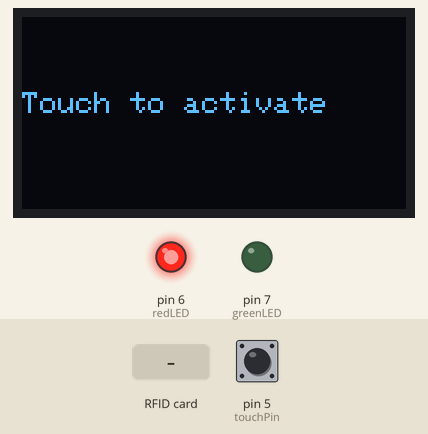
The sketch below on a simulated Arduino Uno, built with avr-gcc and run on an emulated ATmega328P. Shown: 128×64 one-colour display, output pins drawn as LEDs (lit = HIGH). Inputs (shaded band) come from the test bench; at power-on: pin 5 (touchPin) LOW. Pins used as bus, display or sensor lines are not drawn; what the sketch prints to the serial monitor is not drawn.

Above: at 1.3 s.
1.4 s: pin 5 (touchPin) pulled HIGH for 0.15 s
At 1.8 s:
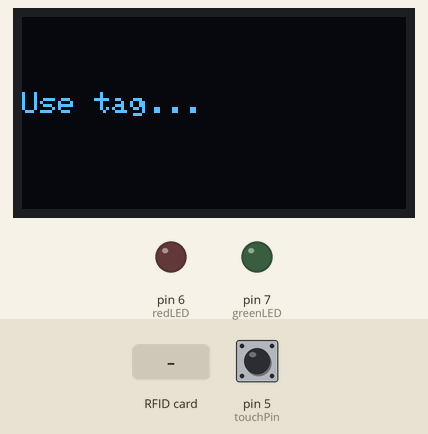
4.5 s: RFID card 5E 7A 19 C4 held to the reader
At 5.8 s:
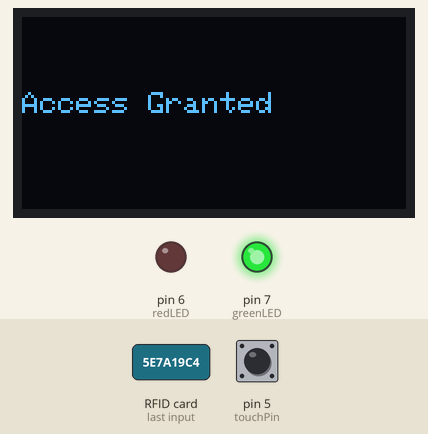
7.5 s: pin 5 (touchPin) pulled HIGH for 1 s
At 8.9 s:
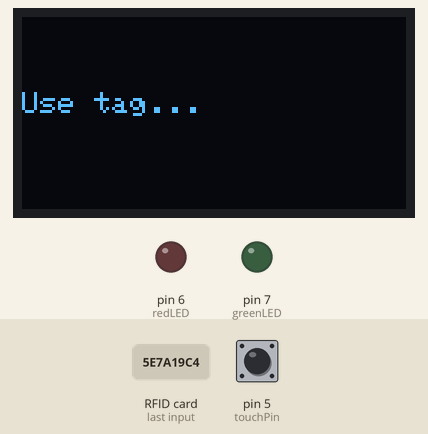
11.5 s: pin 5 (touchPin) pulled HIGH for 3.2 s
Timing chart, 0 to 21.1 s (numbered marks = the images above; inputs shaded):
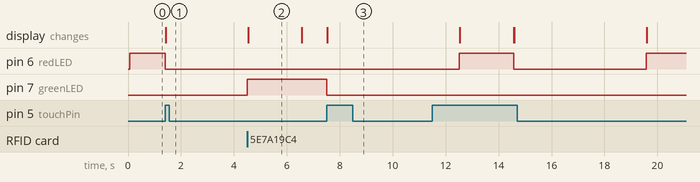

The sketch:

RFID_Project.ino
```cpp
#include <Wire.h>
#include <SPI.h>
#include <Adafruit_GFX.h>
#include <Adafruit_SSD1306.h>
#include <MFRC522.h>

// Display Config
#define OLED_RESET -1
#define SCREEN_WIDTH 128
#define SCREEN_HEIGHT 64
Adafruit_SSD1306 display(SCREEN_WIDTH, SCREEN_HEIGHT, &Wire, OLED_RESET);

// RFID Config
#define SS_PIN 10
#define RST_PIN 9
MFRC522 rfid(SS_PIN, RST_PIN);

// Pins
const int touchPin = 5;
const int redLED = 6;
const int greenLED = 7;

unsigned long startTime = 0;
bool rfidWindowActive = false;

void setup() {
  // Initialize Serial (for debugging)
  Serial.begin(9600);

  // Initialize OLED
  if (!display.begin(SSD1306_SWITCHCAPVCC, 0x3C)) {
    Serial.println(F("OLED failed"));
    while (1);
  }
  display.clearDisplay();
  display.setTextSize(1);
  display.setTextColor(SSD1306_WHITE);
  display.setCursor(0, 25);
  display.println("Touch to activate");
  display.display();

  // Initialize LEDs and Touch
  pinMode(touchPin, INPUT);
  pinMode(redLED, OUTPUT);
  pinMode(greenLED, OUTPUT);

  digitalWrite(redLED, HIGH);    // Red ON by default
  digitalWrite(greenLED, LOW);   // Green OFF by default

  // RFID init
  SPI.begin();
  rfid.PCD_Init();
}

void loop() {
  if (!rfidWindowActive && digitalRead(touchPin) == HIGH) {
    activateRFIDWindow();
  }

  if (rfidWindowActive) {
    if (millis() - startTime < 5000) {
      checkForCard();
    } else {
      endRFIDWindow(false);  // Timeout → Access Denied
    }
  }
}

void activateRFIDWindow() {
  rfidWindowActive = true;
  startTime = millis();

  digitalWrite(redLED, LOW);   // Turn OFF red
  digitalWrite(greenLED, LOW); // Turn OFF green

  display.clearDisplay();
  display.setCursor(0, 25);
  display.println("Use tag...");
  display.display();
}

void endRFIDWindow(bool granted) {
  rfidWindowActive = false;

  display.clearDisplay();
  display.setCursor(0, 25);
  if (granted) {
    display.println("Access Granted");
    digitalWrite(greenLED, HIGH);
    digitalWrite(redLED, LOW);
  } else {
    display.println("Access Denied");
    digitalWrite(greenLED, LOW);
    digitalWrite(redLED, HIGH);
  }
  display.display();

  delay(2000);  // Show result before resetting display

  display.clearDisplay();
  display.setCursor(0, 25);
  display.println("Touch to activate");
  display.display();
}

void checkForCard() {
  if (!rfid.PICC_IsNewCardPresent() || !rfid.PICC_ReadCardSerial()) return;

  Serial.print("Card UID: ");
  for (byte i = 0; i < rfid.uid.size; i++) {
    Serial.print(rfid.uid.uidByte[i] < 0x10 ? " 0" : " ");
    Serial.print(rfid.uid.uidByte[i], HEX);
  }
  Serial.println();

  rfid.PICC_HaltA();
  rfid.PCD_StopCrypto1();

  endRFIDWindow(true);  // Card detected
}
```

Measured:
- after the input at 1.4 s, pin 6 (redLED): HIGH → LOW at once; the display: changes at once (image 1)
- after the input at 4.5 s, pin 6 (redLED): stays LOW (without the input it goes to HIGH after 1.9 s); pin 7 (greenLED): LOW → HIGH at once; the display: changes at once (image 2)
- after the input at 7.5 s, pin 7 (greenLED): HIGH → LOW at once; the display: changes at once (image 3)
- what the display in image 2 shows lasts 2.1 s, from 4.5 s to 6.6 s
